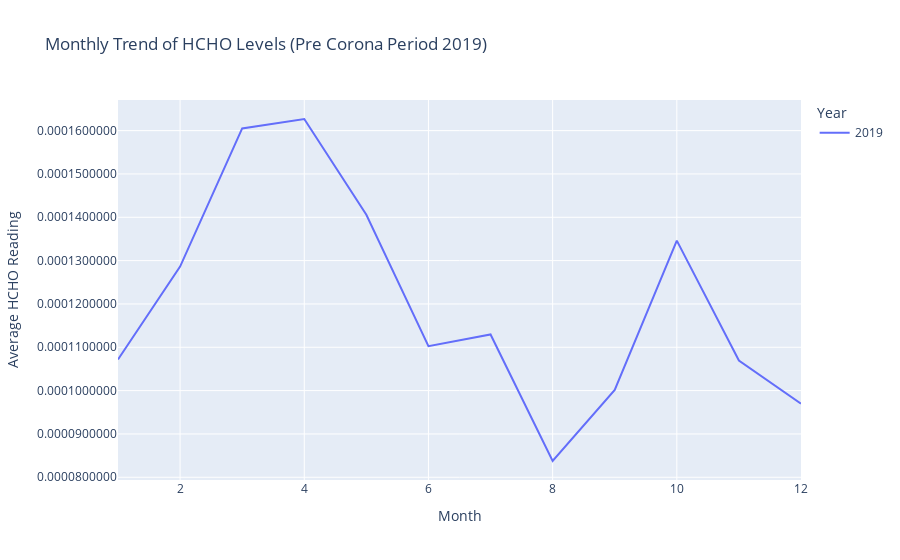

The notebook cell saved with this chart:
### Code cell
import plotly.express as px

# Filter data for the years 2019 
filtered_data = df[df['Year'].isin([2019])]

# Calculate the mean HCHO for each month and year
monthly_data = filtered_data.groupby(['Year', 'Month'])['HCHO'].mean().reset_index()

# Create an interactive plot
fig = px.line(monthly_data, x='Month', y='HCHO', color='Year', title='Monthly Trend of HCHO Levels (Pre Corona Period 2019)',
              labels={'Month': 'Month', 'HCHO': 'Average HCHO Reading', 'Year': 'Year'})

# Format y-axis to display values in standard notation
fig.update_layout(yaxis_tickformat=".10f")

fig.show()

### Figure 1 — Plotly figure (JSON) as saved in the notebook; plotly's stock layout.template omitted (floating-point values rounded to 4 significant figures)
{"data": [{"hovertemplate": "Year=2019<br>Month=%{x}<br>Average HCHO Reading=%{y}<extra></extra>", "legendgroup": "2019", "line": {"color": "#636efa", "dash": "solid"}, "marker": {"symbol": "circle"}, "mode": "lines", "name": "2019", "orientation": "v", "showlegend": true, "type": "scatter", "x": [1, 2, 3, 4, 5, 6, 7, 8, 9, 10, 11, 12], "xaxis": "x", "y": [0.0001072, 0.0001286, 0.0001605, 0.0001627, 0.0001406, 0.0001103, 0.000113, 8.376e-05, 0.0001002, 0.0001346, 0.0001069, 9.7e-05], "yaxis": "y"}], "layout": {"legend": {"title": {"text": "Year"}, "tracegroupgap": 0}, "title": {"text": "Monthly Trend of HCHO Levels (Pre Corona Period 2019)"}, "xaxis": {"anchor": "y", "domain": [0, 1], "title": {"text": "Month"}}, "yaxis": {"anchor": "x", "domain": [0, 1], "tickformat": ".10f", "title": {"text": "Average HCHO Reading"}}}}
